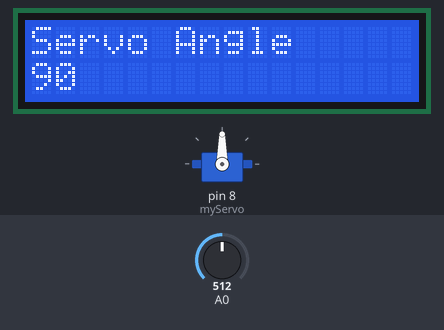
Simulated run of this sketch. Board: Arduino Uno, built with avr-gcc and run on an emulated ATmega328P. Shown: servo, 16×2 character LCD. Inputs (shaded band) come from the test bench; at power-on: A0 = 512.

Above: at 1.2 s.
1.3 s: A0 set to 716
At 2.0 s:
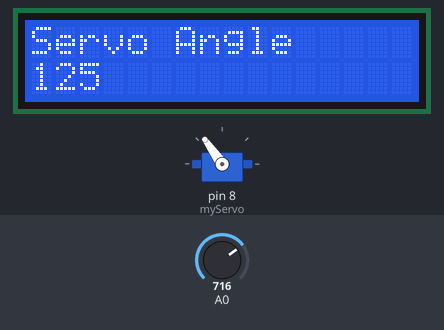
3.6 s: A0 set to 900
At 4.1 s:
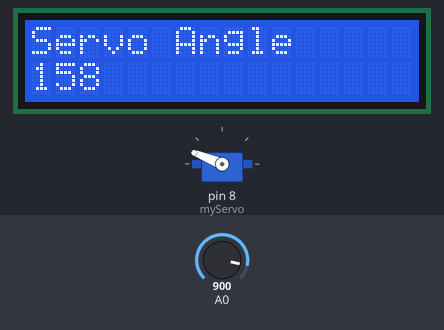
6.2 s: A0 set to 1023
At 6.6 s:
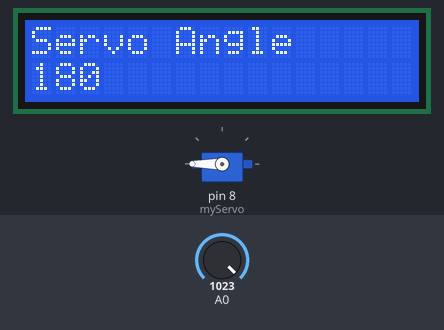
8.8 s: A0 set to 306
At 9.2 s:
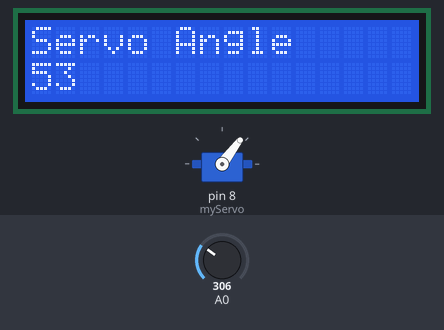
11.4 s: A0 set to 122
At 11.8 s:
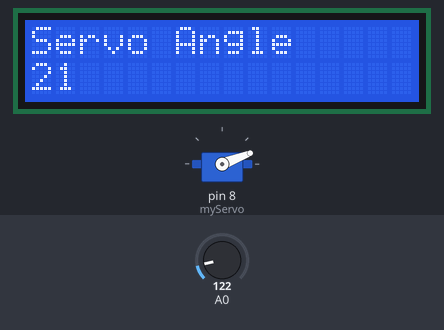
13.9 s: A0 set to 0
At 14.4 s:
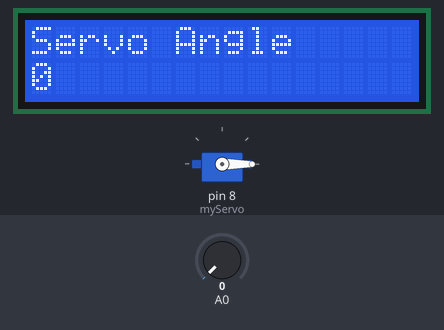
Timing chart, 0 to 16.9 s (numbered marks = the images above; inputs shaded):
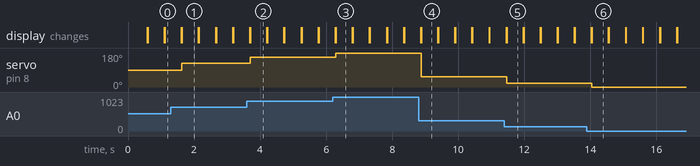

Measured:
- after the input at 1.3 s, servo on pin 8 (myServo): 90° → 125° after 0.33 s; the display: first differs from a run without the input after 0.33 s (image 1)
- after the input at 3.6 s, servo on pin 8 (myServo): 125° → 158° after 0.10 s; the display: first differs from a run without the input after 0.10 s (image 2)
- after the input at 6.2 s, servo on pin 8 (myServo): 158° → 180° after 0.09 s; the display: first differs from a run without the input after 0.09 s (image 3)
- after the input at 8.8 s, servo on pin 8 (myServo): 180° → 53° after 0.08 s; the display: first differs from a run without the input after 0.08 s (image 4)
- after the input at 11.4 s, servo on pin 8 (myServo): 53° → 21° after 0.07 s; the display: first differs from a run without the input after 0.07 s (image 5)
- after the input at 13.9 s, servo on pin 8 (myServo): 21° → 0° after 0.15 s; the display: first differs from a run without the input after 0.15 s (image 6)
- what the display in image 1 shows lasts 0.5 s, from 1.6 s to 2.1 s

The sketch:

11_LCD_02.ino
```cpp
#include <LiquidCrystal_I2C.h> //외부 라이브러리 불러오기
#include <Servo.h>


Servo myServo;
LiquidCrystal_I2C myLCD(0x27, 16 ,2);

int angle = 0;

void setup() {
  myServo.attach(8);
  myLCD.init();
  myLCD.backlight();


}

void loop() {
  int angleVal = analogRead(A0);
  angle = map(angleVal, 0 ,1023, 0 ,180);
  // map() > 첫번째 매개변수를 네/다섯번째 범위로 1:1 매핑해주는 역할
  // map(매핑하고자 하는 값, 기존값의 최솟값, 기존값의 최댓값, 매핑할 값의 최솟값, 매핑할 값의 최댓값)
  // map(50,50,100,0,100);
    //첫 번째 매개변수 > 50 > 50-100
    // 결과값 > 0 > 0 - 100
  myServo.write(angle);

  myLCD.setCursor(0,0);
  myLCD.print("Servo Angle");
  myLCD.setCursor(0,1);
  myLCD.print(angle);

  delay(500);

  myLCD.clear();
}
```
